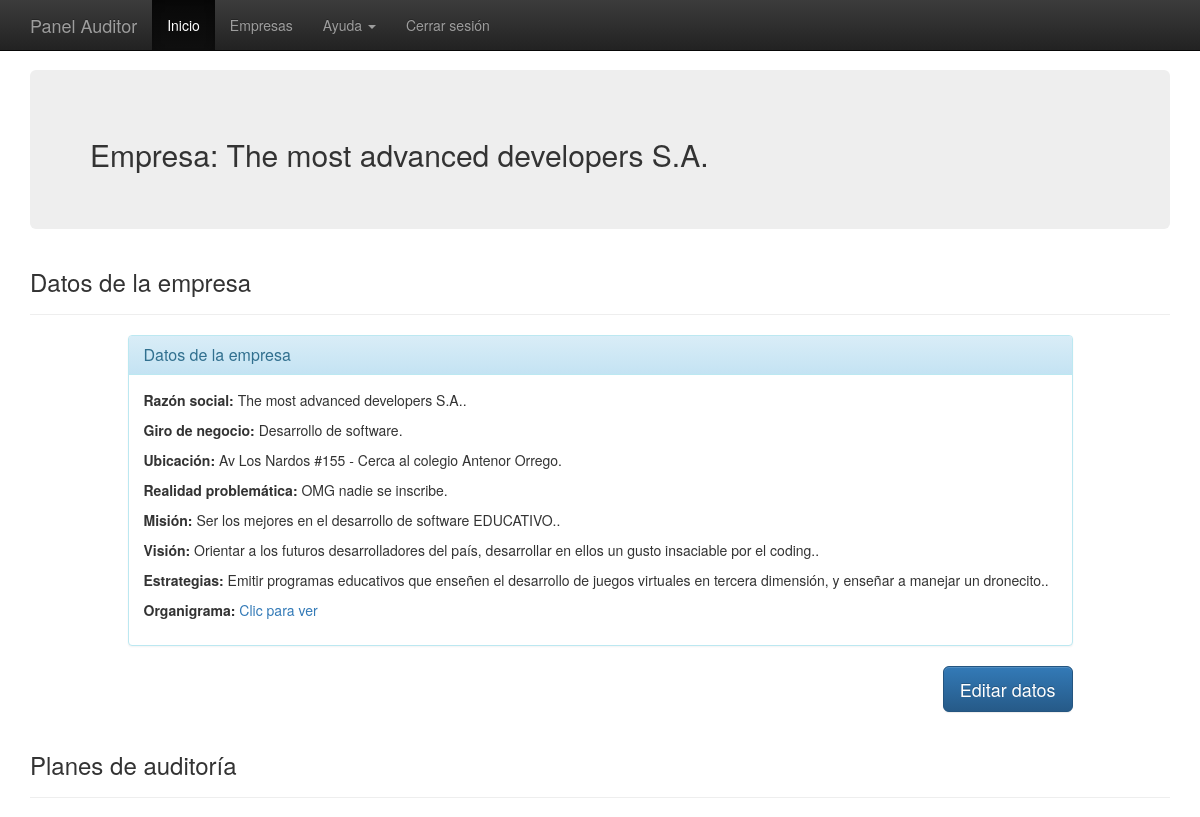
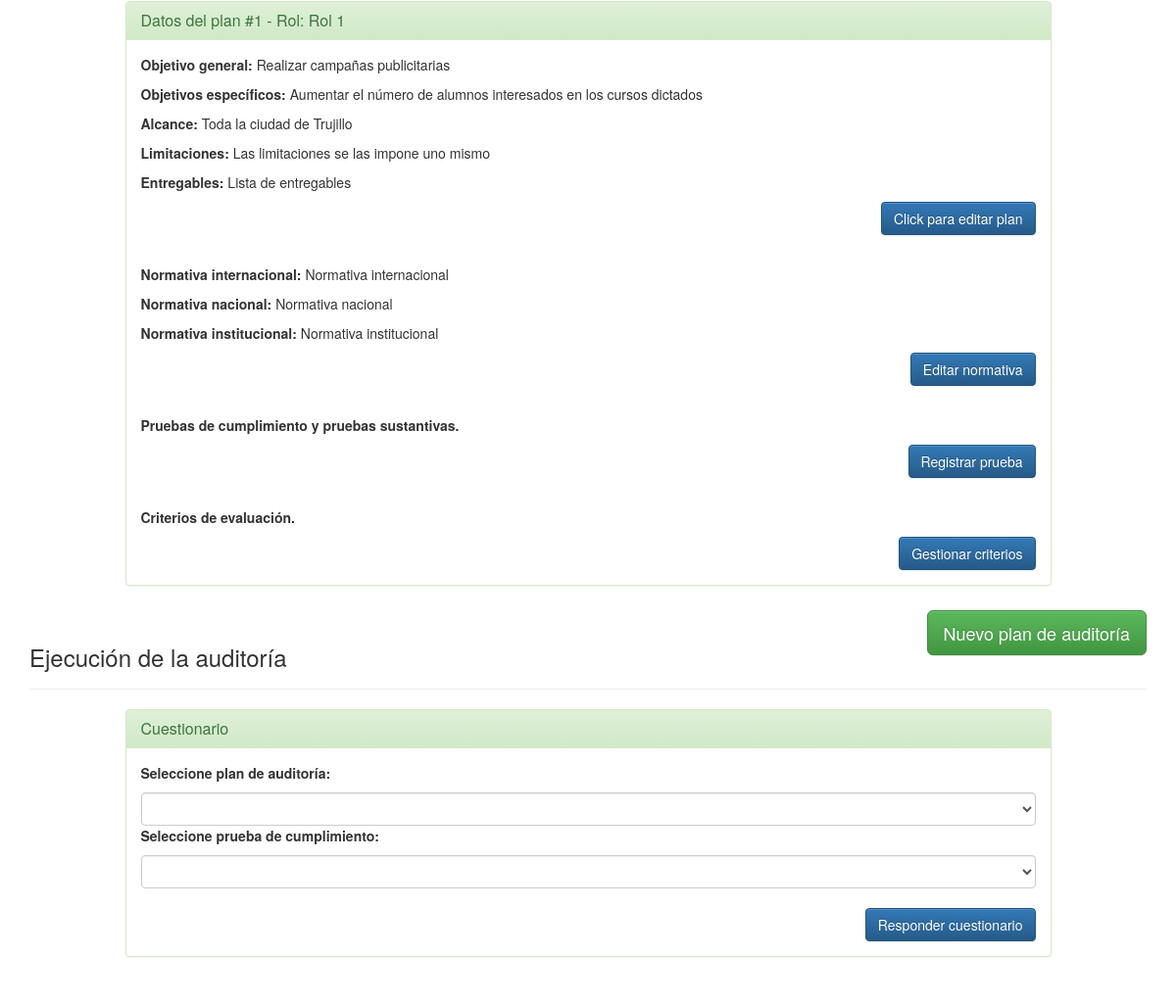
/sites/empresa.php?id=1 (signed in), run on the app's committed database (2 pictures, top to bottom).
### tables this page shows
CREATE TABLE Empresa
(
	ID_Empresa int AUTO_INCREMENT PRIMARY KEY,
	razonSocial varchar(55) NOT NULL,
	giroNegocio varchar(45),
	ubicacion varchar(55),
	realidadProblematica text,	

	 
	mision text,
	vision text,
	estrategias text,

	ruta_imagen varchar(100)
);

CREATE TABLE NormativaAuditoria
(
	ID_Plan int PRIMARY KEY,
	FOREIGN KEY (ID_Plan) REFERENCES PlanAuditoria(ID_Plan),

	internacional text,
	nacional text,
	institucional text
);

CREATE TABLE PlanAuditoria
(
	ID_Plan int AUTO_INCREMENT PRIMARY KEY,
	
	ID_Empresa int,  
	FOREIGN KEY (ID_Empresa) REFERENCES Empresa(ID_Empresa),

	objetivoGeneral varchar(255),
	objetivosEspecificos text,

	alcance varchar(255),
	limitaciones text,
	entregables text
);

CREATE TABLE EquipoAuditoria
(
	ID_Plan int,
	usuario varchar(45),
	PRIMARY KEY (ID_Plan, usuario),

	FOREIGN KEY (ID_Plan) REFERENCES PlanAuditoria(ID_Plan),
	FOREIGN KEY (usuario) REFERENCES Auditor(usuario),

	 
	rol varchar(25) NOT NULL,
	FOREIGN KEY (rol) REFERENCES Rol(rol)
);

### scripts/funciones.php (called while the page is built, shortened)
<?php
$conexion = null;
function getNombreRol($idPlan)
{
	global $conexion;
	$resultSet = mysqli_query($conexion, "SELECT * FROM EquipoAuditoria WHERE ID_Plan=".$idPlan." AND usuario='".$_SESSION['usuario']."'");
	return $resultSet->fetch_all()[0][2];
}
function getEmpresa($id)
{
	global $conexion;
	$resultSet = mysqli_query($conexion, "SELECT * FROM Empresa WHERE ID_Empresa=".$id);
	return $resultSet->fetch_all()[0];
}
function getPlanes($id)
{
	global $conexion;
	$resultSet = mysqli_query($conexion, "SELECT PA.*, NA.internacional, NA.nacional, NA.institucional
										FROM PlanAuditoria PA
										INNER JOIN NormativaAuditoria NA
										ON PA.ID_Plan = NA.ID_Plan
										WHERE ID_Empresa=".$id);
	return $resultSet->fetch_all();
}
?>

### sites/empresa.php (the view, shortened to what this page needs)
<?php
include ('../scripts/funciones.php');
if(isset($_GET['id']))
{
  $empresa = getEmpresa($_GET['id']);
  $planes = getPlanes($_GET['id']);
}
else header('Location: ../index.php');
?>
<!DOCTYPE html>
<html lang="es">
  <head>
    <link rel="stylesheet" href="../css/bootstrap.min.css">
    <link rel="stylesheet" href="../css/bootstrap-theme.min.css">
    <link href="../css/theme.css" rel="stylesheet">
  </head>
  <body role="document">
    <?php require 'menu.php'; ?>
    <div class="container theme-showcase" role="main">
      <div class="jumbotron">
        <h2>Empresa: <?= $empresa[1] ?></h2>
      </div>
      <div class="page-header">
        <h3>Datos de la empresa</h3>
      </div>
      <div class="row">
        <div class="col-sm-offset-1 col-sm-10">
          <div class="panel panel-info">
            <div class="panel-heading">
              <h2 class="panel-title">Datos de la empresa</h2>
            </div>
            <div class="panel-body">
              <p><strong>Razón social:</strong> <?= $empresa[1] ?>.</p>
              <p><strong>Giro de negocio:</strong> <?= $empresa[2] ?>.</p>
              <p><strong>Ubicación:</strong> <?= $empresa[3] ?>.</p>
              <p><strong>Realidad problemática:</strong> <?= $empresa[4] ?>.</p>
              <p><strong>Misión:</strong> <?= $empresa[5] ?>.</p>
              <p><strong>Visión:</strong> <?= $empresa[6] ?>.</p>
              <p><strong>Estrategias:</strong> <?= $empresa[7] ?>.</p>
              <p><strong>Organigrama:</strong> <a href="../imagenes/organigramas/<?= $empresa[8] ?>" target="_blank">Clic para ver</a></p>
            </div>
          </div>
          <p>
            <a href="editar-empresa.php?id=<?= $_GET['id'] ?>" class="btn btn-lg btn-primary pull-right">Editar datos</a>
          </p>
        </div>
      </div>
      <div class="page-header">
        <h3>Planes de auditoría</h3>
      </div>
      <div class="row">
        <div class="col-sm-offset-1 col-sm-10">
          <?php foreach($planes as $plan): ?>
          <div class="panel panel-success">
            <div class="panel-heading">
              <h2 class="panel-title">Datos del plan #<?= $plan[0] ?> - Rol: <?= getNombreRol($plan[0]) ?></h2>
            </div>
            <div class="panel-body">
              <p><strong>Objetivo general:</strong> <?= $plan[2] ?></p>
              <p><strong>Objetivos específicos:</strong> <?= $plan[3] ?></p>
              <p><strong>Alcance:</strong> <?= $plan[4] ?></p>
              <p><strong>Limitaciones:</strong> <?= $plan[5] ?></p>
              <p><strong>Entregables:</strong> <?= $plan[6] ?></p>
              <div class="btn-group pull-right" role="group">
                <a href="editar-plan.php?id=<?= $plan[0] ?>" class="btn btn-md btn-primary">Click para editar plan</a>
              </div>
            </div>
            <div class="panel-body">
              <p><strong>Normativa internacional:</strong> <?= $plan[7] ?></p>
              <p><strong>Normativa nacional:</strong> <?= $plan[8] ?></p>
              <p><strong>Normativa institucional:</strong> <?= $plan[9] ?></p>
              <div class="btn-group pull-right" role="group">
                <a href="editar-normativa.php?id=<?= $plan[0] ?>" class="btn btn-md btn-primary">Editar normativa</a>
              </div>
            </div>
            <div class="panel-body">
              <p><strong>Pruebas de cumplimiento y pruebas sustantivas.</strong></p>
              <div class="btn-group pull-right" role="group">
                <a href="nueva-prueba.php?id=<?= $plan[0] ?>" class="btn btn-md btn-primary">Registrar prueba</a>
              </div>
            </div>
            <div class="panel-body">
              <p><strong>Criterios de evaluación.</strong></p>
              <div class="btn-group pull-right" role="group">
                <a href="editar-criterios.php?id=<?= $plan[0] ?>" class="btn btn-md btn-primary">Gestionar criterios</a>
              </div>
            </div>
          </div>
          <?php endforeach; ?>
        </div>
      </div>
      <p>
        <a href="nuevo-plan.php?id=<?= $empresa[0] ?>" class="btn btn-lg btn-success pull-right">Nuevo plan de auditoría</a>
      </p>
      <div class="page-header">
        <h3>Ejecución de la auditoría</h3>
      </div>
      <div class="row">
        <div class="col-sm-offset-1 col-sm-10">
          <div class="panel panel-success">
            <div class="panel-heading">
              <h2 class="panel-title">Cuestionario</h2>
            </div>
            <div class="panel-body">
              <form action="../sites/responder-prueba.php" method="GET">
                <p><strong>Seleccione plan de auditoría:</strong></p>
                <select id="cboPlanes" class="form-control" name="plan">
                  <option value=""></option>
                  <?php foreach($planes as $plan): ?>
                      <option value="<?= $plan[0] ?>"><?= $plan[2] ?></option>
                  <?php endforeach; ?>
                </select>
                 <p><strong>Seleccione prueba de cumplimiento:</strong></p>
                <select id="cboPruebas" class="form-control" name="prueba">
                </select>
                <br>
                <div class="btn-group pull-right" role="group">
                  <button type="submit" class="btn btn-md btn-primary">Responder cuestionario</a>
                </div>
              </form>
            </div>
          </div>
        </div>
      </div>
    </div>
  </body>
</html>

### sites/menu.php (shortened to what this page needs)
<nav class="navbar navbar-inverse navbar-fixed-top">
  <div class="container">
    <div class="navbar-header">
      <a class="navbar-brand" href="#">Panel Auditor</a>
    </div>
    <div id="navbar" class="navbar-collapse collapse">
      <ul class="nav navbar-nav">
        <li class="active"><a href="panel.php">Inicio</a></li>
        <li><a href="empresas.php">Empresas</a></li>
        <li class="dropdown">
          <a href="#" class="dropdown-toggle" data-toggle="dropdown" role="button" aria-expanded="false">Ayuda <span class="caret"></span></a>
        </li>
        <li><a href="../index.php">Cerrar sesión</a></li>
      </ul>
    </div>
  </div>
</nav>

### css/theme.css (style rules this page uses)
body { padding-top: 70px; padding-bottom: 30px; }
.theme-showcase > p > .btn { margin: 5px 0; }

### data on the page
empresa: razonSocial "The most advanced developers S.A.", giroNegocio "Desarrollo de software", ubicacion "Av Los Nardos #155 - Cerca al colegio Antenor Orrego", realidadProblematica "OMG nadie se inscribe", mision "Ser los mejores en el desarrollo de software EDUCATIVO.", vision "Orientar a los futuros desarrolladores del país, desarrollar en ellos un gusto insaciable por el coding.", estrategias "Emitir programas educativos que enseñen el desarrollo de juegos virtuales en tercera dimensión, y enseñar a manejar un dronecito."
normativaauditoria: ID_Plan.ID_Plan "1", ID_Plan.rol "Rol 1", ID_Plan.objetivoGeneral "Realizar campañas publicitarias", ID_Plan.objetivosEspecificos "Aumentar el número de alumnos interesados en los cursos dictados", ID_Plan.alcance "Toda la ciudad de Trujillo", ID_Plan.limitaciones "Las limitaciones se las impone uno mismo", ID_Plan.entregables "Lista de entregables", internacional "Normativa internacional", nacional "Normativa nacional", institucional "Normativa institucional"
